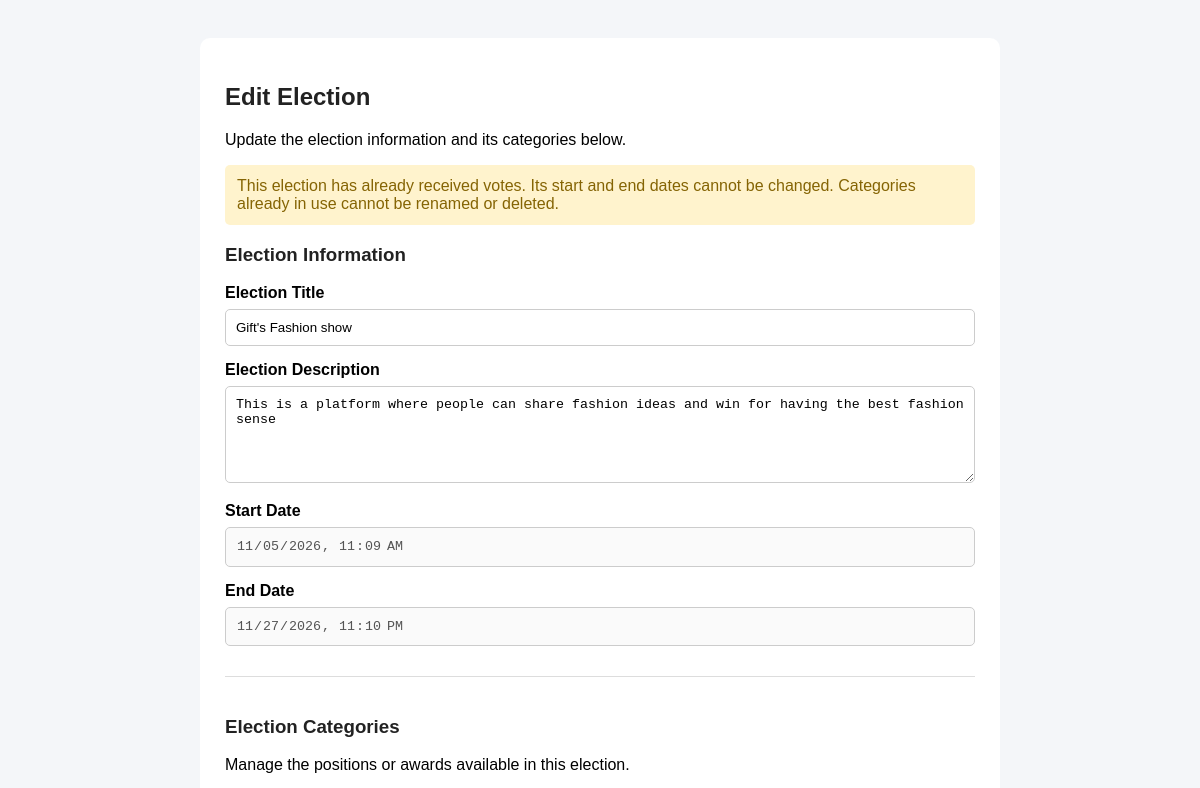
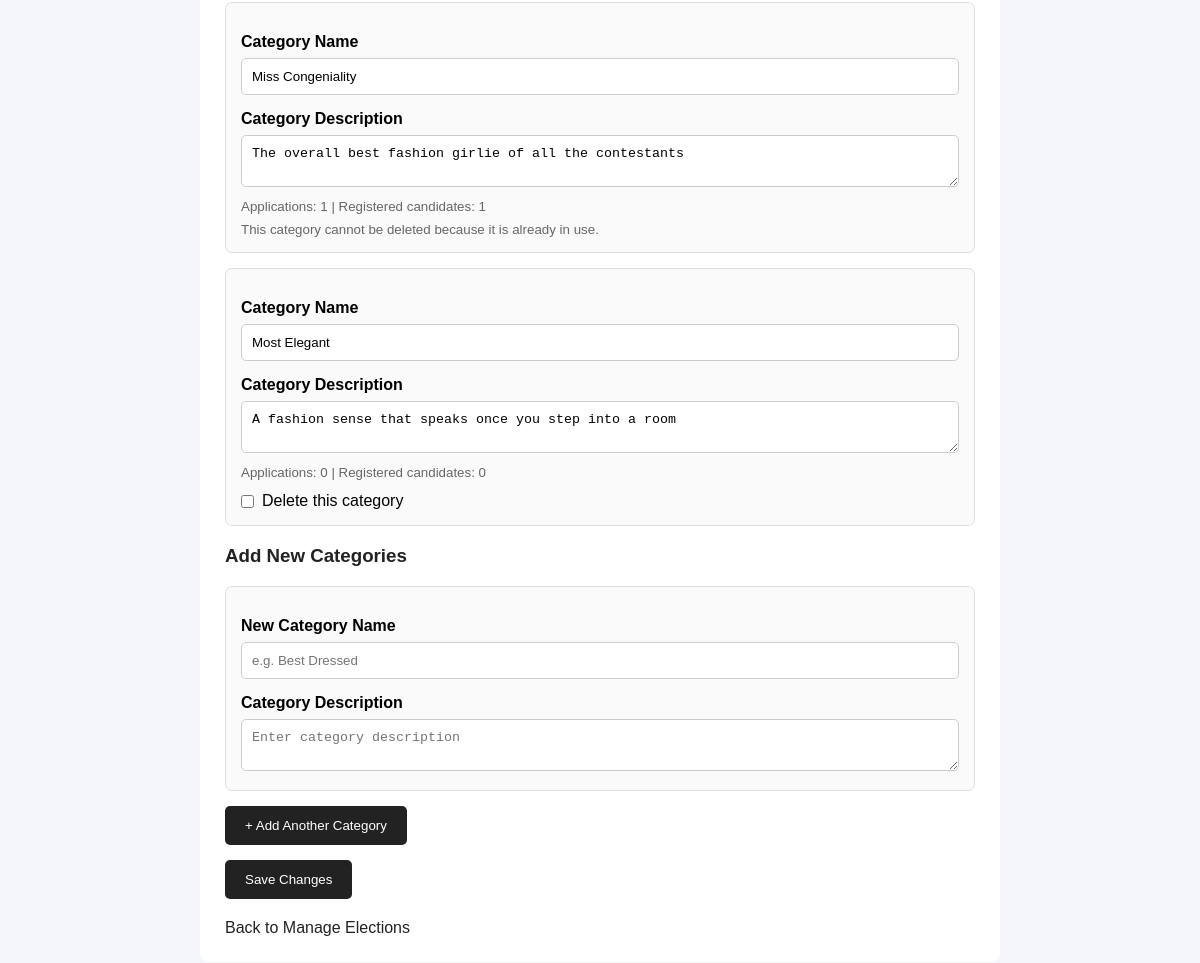
The app's page /admin/edit_elections.php?id=2 (signed in) with its own data (2 pictures, top to bottom).
### tables this page shows
CREATE TABLE IF NOT EXISTS `elections` (
  `election_id` int NOT NULL AUTO_INCREMENT,
  `title` varchar(150) NOT NULL,
  `description` text,
  `start_date` datetime NOT NULL,
  `end_date` datetime NOT NULL,
  `status` enum('upcoming','ongoing','completed') DEFAULT 'upcoming',
  `created_by` int NOT NULL,
  `created_at` timestamp NULL DEFAULT CURRENT_TIMESTAMP,
  PRIMARY KEY (`election_id`),
  KEY `created_by` (`created_by`)
);

CREATE TABLE IF NOT EXISTS `election_positions` (
  `position_id` int NOT NULL AUTO_INCREMENT,
  `election_id` int NOT NULL,
  `position_name` varchar(100) NOT NULL,
  `description` text,
  `created_at` timestamp NULL DEFAULT CURRENT_TIMESTAMP,
  PRIMARY KEY (`position_id`),
  UNIQUE KEY `unique_position_per_election` (`election_id`,`position_name`)
);

### admin/edit_elections.php (the view, shortened to what this page needs)
<?php
require_once __DIR__ . '/../includes/db.php';
$election_id = isset($_GET['id']) ? (int) $_GET['id'] : 0;
$stmt = $conn->prepare(
    "SELECT * FROM elections WHERE election_id = ?"
);
$stmt->bind_param("i", $election_id);
$stmt->execute();
$result = $stmt->get_result();
$election = $result->fetch_assoc();
$stmt = $conn->prepare(
    "SELECT COUNT(*) AS total_votes
     FROM votes
     WHERE election_id = ?"
);
$stmt->bind_param("i", $election_id);
$stmt->execute();
$vote_result = $stmt->get_result();
$vote_data = $vote_result->fetch_assoc();
$has_votes = (int) $vote_data['total_votes'] > 0;
$positions = [];
$stmt = $conn->prepare(
    "SELECT
        ep.position_id,
        ep.position_name,
        ep.description,
        (SELECT COUNT(*)
         FROM candidate_applications ca
         WHERE ca.position_id = ep.position_id) AS application_count,
        (SELECT COUNT(*)
         FROM candidates c
         WHERE c.position_id = ep.position_id) AS candidate_count
     FROM election_positions ep
     WHERE ep.election_id = ?
     ORDER BY ep.position_name ASC"
);
$stmt->bind_param("i", $election_id);
$stmt->execute();
$position_result = $stmt->get_result();
while ($row = $position_result->fetch_assoc()) {
    $positions[] = $row;
}
?>
<!DOCTYPE html>
<html>
<head>
</head>
<body>
<div class="container">
<h2>Edit Election</h2>
<p>Update the election information and its categories below.</p>
<?php if ($has_votes): ?>
<div class="notice">
    This election has already received votes.
    Its start and end dates cannot be changed.
    Categories already in use cannot be renamed or deleted.
</div>
<?php endif; ?>
<form method="POST">
<h3>Election Information</h3>
<label>Election Title</label>
<input
    type="text"
    name="title"
    value="<?php echo htmlspecialchars($election['title']); ?>"
    required
>
<label>Election Description</label>
<textarea
    name="description"
    rows="5"
><?php echo htmlspecialchars($election['description'] ?? ''); ?></textarea>
<label>Start Date</label>
<input
    type="datetime-local"
    name="start_date"
    value="<?php echo date('Y-m-d\TH:i', strtotime($election['start_date'])); ?>"
<?php echo $has_votes ? 'disabled' : ''; ?>
>
<label>End Date</label>
<input
    type="datetime-local"
    name="end_date"
    value="<?php echo date('Y-m-d\TH:i', strtotime($election['end_date'])); ?>"
<?php echo $has_votes ? 'disabled' : ''; ?>
>
<div class="section">
<h3>Election Categories</h3>
<p>
    Manage the positions or awards available in this election.
</p>
<?php if (count($positions) > 0): ?>
<?php foreach ($positions as $position): ?>
<div class="category-box">
<label>Category Name</label>
<input
            type="text"
            name="position_name[]"
            value="<?php echo htmlspecialchars($position['position_name']); ?>"
            required
>
<label>Category Description</label>
<textarea
            name="position_description[]"
            rows="2"
><?php echo htmlspecialchars($position['description'] ?? ''); ?></textarea>
<small>
            Applications: <?php echo (int) $position['application_count']; ?>
            |
            Registered candidates: <?php echo (int) $position['candidate_count']; ?>
</small>
<?php if (
            (int) $position['application_count'] === 0 &&
            (int) $position['candidate_count'] === 0
        ): ?>
<label class="delete-option">
<input
                type="checkbox"
                name="delete_position[]"
                value="<?php echo (int) $position['position_id']; ?>"
>
            Delete this category
</label>
<?php else: ?>
<small>
            This category cannot be deleted because it is already in use.
</small>
<?php endif; ?>
</div>
<?php endforeach; ?>
<?php else: ?>
<p>No categories have been added to this election yet.</p>
<?php endif; ?>
<h3>Add New Categories</h3>
<div id="newCategories">
<div class="category-box">
<label>New Category Name</label>
<input
            type="text"
            name="new_position_name[]"
            placeholder="e.g. Best Dressed"
>
<label>Category Description</label>
<textarea
            name="new_position_description[]"
            rows="2"
            placeholder="Enter category description"
></textarea>
</div>
</div>
<button type="button" onclick="addCategory()">
    + Add Another Category
</button>
</div>
<button type="submit">
    Save Changes
</button>
</form>
<a href="manage_elections.php" class="back">
    Back to Manage Elections
</a>
</div>
</body>
</html>

### admin/edit_elections.php (style rules this page uses)
body { font-family: Arial, sans-serif; background: #f4f6f9; padding: 30px; }
.container { max-width: 750px; margin: auto; background: white; padding: 25px; border-radius: 10px; }
h2, h3 { color: #222; }
label { display: block; margin-top: 15px; font-weight: bold; }
input, textarea { width: 100%; padding: 10px; margin-top: 7px; border: 1px solid #ccc; border-radius: 5px; box-sizing: border-box; }
button { margin-top: 15px; background: #222; color: white; padding: 12px 20px; border: none; border-radius: 5px; cursor: pointer; }
.notice { background: #fff3cd; color: #856404; padding: 12px; border-radius: 5px; margin-top: 15px; }
.category-box { border: 1px solid #ddd; padding: 15px; border-radius: 7px; margin-top: 15px; background: #fafafa; }
.category-box small { display: block; margin-top: 8px; color: #666; }
.delete-option { display: flex; align-items: center; gap: 8px; margin-top: 12px; font-weight: normal; }
.delete-option input { width: auto; margin: 0; }
.back { display: inline-block; margin-top: 20px; color: #222; text-decoration: none; }
.section { border-top: 1px solid #ddd; margin-top: 30px; padding-top: 20px; }

### records on screen
elections: title "Gift's Fashion show", description "This is a platform where people can share fashion ideas and win for having the best fashion sense", start_date "11/05/2026 11:09", end_date "11/27/2026 23:10"
election_positions: position_name "Miss Congeniality", description "The overall best fashion girlie of all the contestants", application_count "1", candidate_count "1", shows "This category cannot be deleted because it is already in use."
election_positions: position_name "Most Elegant", description "A fashion sense that speaks once you step into a room", application_count "0", candidate_count "0"
